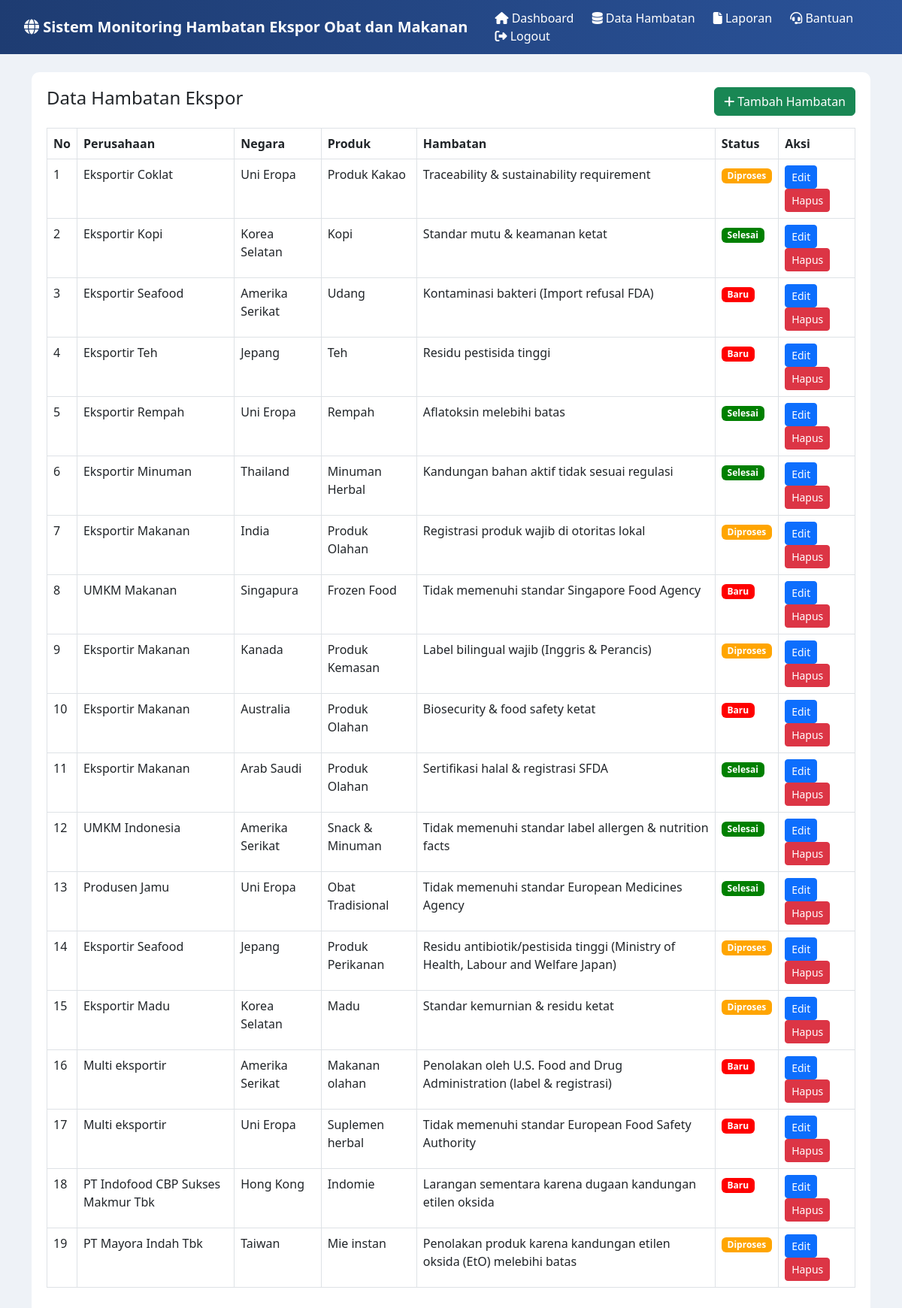
The page /data.php (signed in) on the database its author committed.
### tables this page shows
CREATE TABLE `hambatan` (
  `id` int(11) NOT NULL,
  `nama_perusahaan` varchar(100) DEFAULT NULL,
  `produk` varchar(100) DEFAULT NULL,
  `negara` varchar(100) DEFAULT NULL,
  `hambatan` text DEFAULT NULL,
  `status` varchar(50) DEFAULT NULL
);

### data.php (the view, shortened to what this page needs)
<!DOCTYPE html>
<html>
<head>
<link href="https://cdn.jsdelivr.net/npm/bootstrap@5.3.0/dist/css/bootstrap.min.css" rel="stylesheet">
<link rel="stylesheet" href="https://cdnjs.cloudflare.com/ajax/libs/font-awesome/6.5.0/css/all.min.css">
</head>
<body>
<?php include 'navbar.php'; ?>
<div class="container mt-4">
<div class="box">
<div class="d-flex justify-content-between mb-3">
<h4>Data Hambatan Ekspor</h4>
<a href="tambah.php" class="btn btn-success">
<i class="fa fa-plus"></i> Tambah Hambatan
</a>
</div>
<table class="table table-bordered">
<tr>
<th>No</th>
<th>Perusahaan</th>
<th>Negara</th>
<th>Produk</th>
<th>Hambatan</th>
<th>Status</th>
<th>Aksi</th>
</tr>
<?php
$no=1;
$data = mysqli_query($conn,"SELECT * FROM hambatan ORDER BY id DESC");
while($d = mysqli_fetch_array($data)){
?>
<tr>
<td><?= $no++ ?></td>
<td><?= $d['nama_perusahaan'] ?></td>
<td><?= $d['negara'] ?></td>
<td><?= $d['produk'] ?></td>
<td><?= $d['hambatan'] ?></td>
<td>
<?php if($d['status']=="Baru"){ ?>
<span class="badge badge-baru">Baru</span>
<?php } elseif($d['status']=="Diproses"){ ?>
<span class="badge badge-proses">Diproses</span>
<?php } else { ?>
<span class="badge badge-selesai">Selesai</span>
<?php } ?>
</td>
<td>
<a href="edit.php?id=<?= $d['id'] ?>" class="btn btn-primary btn-sm">Edit</a>
<button onclick="hapusData(<?= $d['id'] ?>)" class="btn btn-danger btn-sm">
Hapus
</button></td>
</tr>
<?php } ?>
</table>
</div>
</div>
</body>
</html>

### navbar.php
<nav class="navbar navbar-expand-lg navbar-dark custom-navbar">
    <div class="container-fluid">
        <span class="navbar-brand">
            <i class="fa fa-globe"></i> Sistem Monitoring Hambatan Ekspor Obat dan Makanan
        </span>
        <div class="ms-auto">
        <a href="index.php"><i class="fa fa-home"></i> Dashboard</a>
        <a href="data.php"><i class="fa fa-database"></i> Data Hambatan</a>
        <a href="laporan.php"><i class="fa fa-file"></i> Laporan</a>
        <a href="bantuan.php"><i class="fa fa-headset"></i> Bantuan</a>
        <a href="logout.php"><i class="fa fa-sign-out-alt"></i> Logout</a>
    </div>
    </div>
</nav>

### data.php (style rules this page uses)
body { background:#eef2f7; }
.custom-navbar { background: linear-gradient(to right,#1e3c72,#2a5298); padding: 12px 20px; }
.custom-navbar .navbar-brand { color: white; font-weight: bold; }
.custom-navbar a { color: white !important; margin-left: 20px; text-decoration: none; font-weight: 500; }
.box { background:white; padding:20px; border-radius:10px; }
.badge-baru { background:red; }
.badge-proses { background:orange; }
.badge-selesai { background:green; }

### rows shown on the page
hambatan: nama_perusahaan "Eksportir Coklat", negara "Uni Eropa", produk "Produk Kakao", hambatan "Traceability & sustainability requirement", status "Diproses"
hambatan: nama_perusahaan "Eksportir Kopi", negara "Korea Selatan", produk "Kopi", hambatan "Standar mutu & keamanan ketat", status "Selesai"
hambatan: nama_perusahaan "Eksportir Seafood", negara "Amerika Serikat", produk "Udang", hambatan "Kontaminasi bakteri (Import refusal FDA)", status "Baru"
hambatan: nama_perusahaan "Eksportir Teh", negara "Jepang", produk "Teh", hambatan "Residu pestisida tinggi", status "Baru"
hambatan: nama_perusahaan "Eksportir Rempah", negara "Uni Eropa", produk "Rempah", hambatan "Aflatoksin melebihi batas", status "Selesai"
hambatan: nama_perusahaan "Eksportir Minuman", negara "Thailand", produk "Minuman Herbal", hambatan "Kandungan bahan aktif tidak sesuai regulasi", status "Selesai"
hambatan: nama_perusahaan "Eksportir Makanan", negara "India", produk "Produk Olahan", hambatan "Registrasi produk wajib di otoritas lokal", status "Diproses"
hambatan: nama_perusahaan "UMKM Makanan", negara "Singapura", produk "Frozen Food", hambatan "Tidak memenuhi standar Singapore Food Agency", status "Baru"
hambatan: nama_perusahaan "Eksportir Makanan", negara "Kanada", produk "Produk Kemasan", hambatan "Label bilingual wajib (Inggris & Perancis)", status "Diproses"
hambatan: nama_perusahaan "Eksportir Makanan", negara "Australia", produk "Produk Olahan", hambatan "Biosecurity & food safety ketat", status "Baru"
hambatan: nama_perusahaan "Eksportir Makanan", negara "Arab Saudi", produk "Produk Olahan", hambatan "Sertifikasi halal & registrasi SFDA", status "Selesai"
hambatan: nama_perusahaan "UMKM Indonesia", negara "Amerika Serikat", produk "Snack & Minuman", hambatan "Tidak memenuhi standar label allergen & nutrition facts", status "Selesai"
hambatan: nama_perusahaan "Produsen Jamu", negara "Uni Eropa", produk "Obat Tradisional", hambatan "Tidak memenuhi standar European Medicines Agency", status "Selesai"
hambatan: nama_perusahaan "Eksportir Seafood", negara "Jepang", produk "Produk Perikanan", hambatan "Residu antibiotik/pestisida tinggi (Ministry of Health, Labour and Welfare Japan)", status "Diproses"
hambatan: nama_perusahaan "Eksportir Madu", negara "Korea Selatan", produk "Madu", hambatan "Standar kemurnian & residu ketat", status "Diproses"
hambatan: nama_perusahaan "Multi eksportir", negara "Amerika Serikat", produk "Makanan olahan", hambatan "Penolakan oleh U.S. Food and Drug Administration (label & registrasi)", status "Baru"
hambatan: nama_perusahaan "Multi eksportir", negara "Uni Eropa", produk "Suplemen herbal", hambatan "Tidak memenuhi standar European Food Safety Authority", status "Baru"
hambatan: nama_perusahaan "PT Indofood CBP Sukses Makmur Tbk", negara "Hong Kong", produk "Indomie", hambatan "Larangan sementara karena dugaan kandungan etilen oksida", status "Baru"
hambatan: nama_perusahaan "PT Mayora Indah Tbk", negara "Taiwan", produk "Mie instan", hambatan "Penolakan produk karena kandungan etilen oksida (EtO) melebihi batas", status "Diproses"
